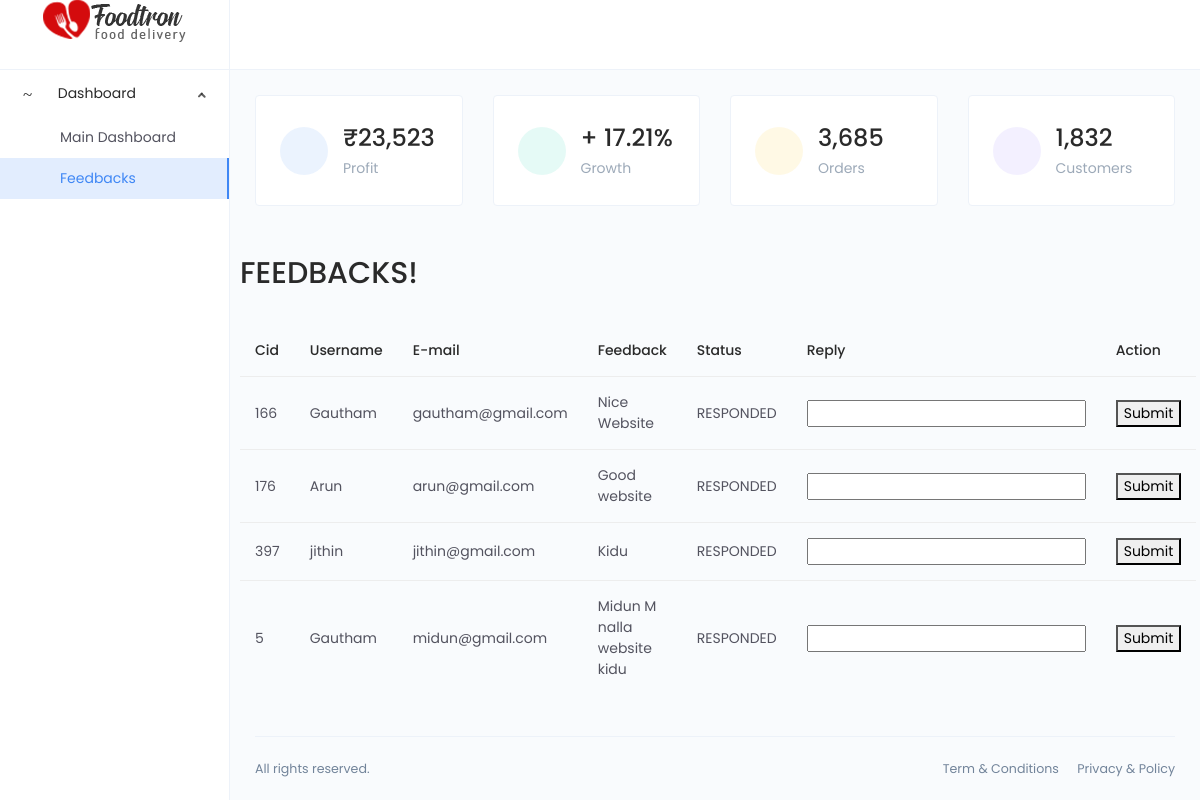
The page /admin/feedbacks.php on the database its author committed.
### tables this page shows
CREATE TABLE `feedbacks` (
  `Cid` varchar(11) NOT NULL,
  `Uname` varchar(20) NOT NULL,
  `Email` varchar(20) NOT NULL,
  `Complaint` varchar(2000) NOT NULL,
  `repl` varchar(2000) NOT NULL,
  `sts` varchar(20) NOT NULL
);

### admin/feedbacks.php (the view, shortened to what this page needs)
<!DOCTYPE html>
<html lang="en">
<head>
    <link href="assets/css/app.min.css" rel="stylesheet">
</head>
<body>
    <div class="app">
        <div class="layout">
            <div class="header">
                <div class="logo logo-dark">
                    <a href="../index.php">
                        <img src="../images/logo/foody.png" alt="Logo">
                    </a>
                </div>
                <div class="nav-wrap">
                </div>
            </div>
            <div class="side-nav">
                <div class="side-nav-inner">
                    <ul class="side-nav-menu scrollable">
                        <li class="nav-item dropdown open">
                            <a class="dropdown-toggle" href="javascript:void(0);">
                                <span class="icon-holder">
                                    <i class="anticon anticon-dashboard"></i>
                                </span>
                                <span class="title">Dashboard</span>
                            </a>
                            <ul class="dropdown-menu">
                                <li class="">
                                    <a href="admin.php">Main Dashboard</a>
                                </li>
                                <li class="active">
                                <a href="feedbacks.php">Feedbacks</a>
                                </li>
                            </ul>
                        </li>
                    </ul>
                </div>
            </div>
            <div class="page-container">
                <div class="main-content">
                    <div class="row">
                        <div class="col-md-6 col-lg-3">
                            <div class="card">
                                <div class="card-body">
                                    <div class="media align-items-center">
                                        <div class="avatar avatar-icon avatar-lg avatar-blue">
                                            <i class="anticon anticon-dollar"></i>
                                        </div>
                                        <div class="m-l-15">
                                            <h2 class="m-b-0">₹23,523</h2>
                                            <p class="m-b-0 text-muted">Profit</p>
                                        </div>
                                    </div>
                                </div>
                            </div>
                        </div>
                        <div class="col-md-6 col-lg-3">
                            <div class="card">
                                <div class="card-body">
                                    <div class="media align-items-center">
                                        <div class="avatar avatar-icon avatar-lg avatar-cyan">
                                            <i class="anticon anticon-line-chart"></i>
                                        </div>
                                        <div class="m-l-15">
                                            <h2 class="m-b-0">+ 17.21%</h2>
                                            <p class="m-b-0 text-muted">Growth</p>
                                        </div>
                                    </div>
                                </div>
                            </div>
                        </div>
                        <div class="col-md-6 col-lg-3">
                            <div class="card">
                                <div class="card-body">
                                    <div class="media align-items-center">
                                        <div class="avatar avatar-icon avatar-lg avatar-gold">
                                            <i class="anticon anticon-profile"></i>
                                        </div>
                                        <div class="m-l-15">
                                            <h2 class="m-b-0">3,685</h2>
                                            <p class="m-b-0 text-muted">Orders</p>
                                        </div>
                                    </div>
                                </div>
                            </div>
                        </div>
                        <div class="col-md-6 col-lg-3">
                            <div class="card">
                                <div class="card-body">
                                    <div class="media align-items-center">
                                        <div class="avatar avatar-icon avatar-lg avatar-purple">
                                            <i class="anticon anticon-user"></i>
                                        </div>
                                        <div class="m-l-15">
                                            <h2 class="m-b-0">1,832</h2>
                                            <p class="m-b-0 text-muted">Customers</p>
                                        </div>
                                    </div>
                                </div>
                            </div>
                        </div>
                        <div class="m-t-25">
                        <h1>FEEDBACKS!</h1>
                        <br>
                            <table id="data-table" class="table">
                                <thead>
                                    <tr>
                                        <th>Cid</th>
                                        <th>Username</th>
                                        <th>E-mail</th>
                                        <th>Feedback</th>
                                        <th>Status</th>
                                        <th>Reply</th>
                                        <th>Action</th>
                                    </tr>
                                </thead>
                                <tbody>
                                    <?php
                                    require('../php/connection.php');
                                    $records = mysqli_query($conn, "SELECT * FROM feedbacks");
                                    while ($records1 = mysqli_fetch_assoc($records)) {
                                        $fsbid=$records1["Cid"];
                                        echo '<tr>';
                                        echo '<form action="submit.php" method="post">';
                                        echo '<td>' . $records1["Cid"] . '</td>';
                                        echo '<td>' . $records1["Uname"] . '</td>';
                                        echo '<td>' . $records1["Email"] . '</td>';
                                        echo '<td>' . $records1["Complaint"] . '</td>';
                                        echo '<td>' . $records1["sts"] . '</td>';
                                        echo '<td>' . '<input type ="text" name="rep"/>' . '</td>';
                                        echo "<td>" . "<button type ='Submit' name='reply' value='$fsbid'>"."Submit"."</button>". "</td>";
                                        echo '</form>';
                                        echo '</tr>';
                                    }
                                    ?>
                                </tbody>
                            </table>
                        </div>
                    </div>
                </div>
                <footer class="footer">
                    <div class="footer-content">
                        <p class="m-b-0"> All rights reserved.</p>
                        <span>
                            <a href="" class="text-gray m-r-15">Term &amp; Conditions</a>
                            <a href="" class="text-gray">Privacy &amp; Policy</a>
                        </span>
                    </div>
                </footer>
            </div>
        </div>
    </div>
</body>
</html>

### rows shown on the page
feedbacks: Cid "166", Uname "Gautham", Email "gautham@gmail.com", Complaint "Nice Website", sts "RESPONDED"
feedbacks: Cid "176", Uname "Arun", Email "arun@gmail.com", Complaint "Good website", sts "RESPONDED"
feedbacks: Cid "397", Uname "jithin", Email "jithin@gmail.com", Complaint "Kidu", sts "RESPONDED"
feedbacks: Cid "5", Uname "Gautham", Email "midun@gmail.com", Complaint "Midun M nalla website kidu", sts "RESPONDED"
